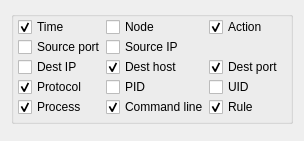
          <widget class="QWidget" name="page_4">
           <property name="geometry">
            <rect>
             <x>0</x>
             <y>0</y>
             <width>304</width>
             <height>141</height>
            </rect>
           </property>
           <attribute name="label">
            <string>Events tab columns</string>
           </attribute>
           <layout class="QFormLayout" name="formLayout_2">
            <item row="0" column="0" colspan="2">
             <widget class="QGroupBox" name="groupBox_2">
              <property name="sizePolicy">
               <sizepolicy hsizetype="Preferred" vsizetype="Preferred">
                <horstretch>0</horstretch>
                <verstretch>0</verstretch>
               </sizepolicy>
              </property>
              <property name="alignment">
               <set>Qt::AlignmentFlag::AlignCenter</set>
              </property>
              <layout class="QGridLayout" name="gridLayout_7">
               <property name="leftMargin">
                <number>4</number>
               </property>
               <property name="topMargin">
                <number>0</number>
               </property>
               <property name="rightMargin">
                <number>4</number>
               </property>
               <property name="bottomMargin">
                <number>4</number>
               </property>
               <property name="spacing">
                <number>0</number>
               </property>
               <item row="2" column="0">
                <widget class="QCheckBox" name="checkHideSrcPort">
                 <property name="text">
                  <string>Source port</string>
                 </property>
                </widget>
               </item>
               <item row="2" column="1">
                <widget class="QCheckBox" name="checkHideSrcIP">
                 <property name="text">
                  <string>Source IP</string>
                 </property>
                </widget>
               </item>
               <item row="0" column="1">
                <widget class="QCheckBox" name="checkHideNode">
                 <property name="sizePolicy">
                  <sizepolicy hsizetype="Minimum" vsizetype="Preferred">
                   <horstretch>0</horstretch>
                   <verstretch>0</verstretch>
                  </sizepolicy>
                 </property>
                 <property name="text">
                  <string>Node</string>
                 </property>
                 <property name="checked">
                  <bool>false</bool>
                 </property>
                </widget>
               </item>
               <item row="7" column="1">
                <widget class="QCheckBox" name="checkHideCmdline">
                 <property name="text">
                  <string>Command line</string>
                 </property>
                 <property name="checked">
                  <bool>true</bool>
                 </property>
                </widget>
               </item>
               <item row="0" column="2">
                <widget class="QCheckBox" name="checkHideAction">
                 <property name="sizePolicy">
                  <sizepolicy hsizetype="Minimum" vsizetype="Preferred">
                   <horstretch>0</horstretch>
                   <verstretch>0</verstretch>
                  </sizepolicy>
                 </property>
                 <property name="text">
                  <string>Action</string>
                 </property>
                 <property name="checked">
                  <bool>true</bool>
                 </property>
                </widget>
               </item>
               <item row="0" column="0">
                <widget class="QCheckBox" name="checkHideTime">
                 <property name="sizePolicy">
                  <sizepolicy hsizetype="Minimum" vsizetype="Preferred">
                   <horstretch>0</horstretch>
                   <verstretch>0</verstretch>
                  </sizepolicy>
                 </property>
                 <property name="text">
                  <string>Time</string>
                 </property>
                 <property name="checked">
                  <bool>true</bool>
                 </property>
                </widget>
               </item>
               <item row="5" column="0">
                <widget class="QCheckBox" name="checkHideProto">
                 <property name="sizePolicy">
                  <sizepolicy hsizetype="Minimum" vsizetype="Preferred">
                   <horstretch>0</horstretch>
                   <verstretch>0</verstretch>
                  </sizepolicy>
                 </property>
                 <property name="text">
                  <string>Protocol</string>
                 </property>
                 <property name="checked">
                  <bool>true</bool>
                 </property>
                </widget>
               </item>
               <item row="7" column="2">
                <widget class="QCheckBox" name="checkHideRule">
                 <property name="sizePolicy">
                  <sizepolicy hsizetype="Minimum" vsizetype="Preferred">
                   <horstretch>0</horstretch>
                   <verstretch>0</verstretch>
                  </sizepolicy>
                 </property>
                 <property name="text">
                  <string>Rule</string>
                 </property>
                 <property name="checked">
                  <bool>true</bool>
                 </property>
                </widget>
               </item>
               <item row="7" column="0">
                <widget class="QCheckBox" name="checkHideProc">
                 <property name="sizePolicy">
                  <sizepolicy hsizetype="Preferred" vsizetype="Preferred">
                   <horstretch>0</horstretch>
                   <verstretch>0</verstretch>
                  </sizepolicy>
                 </property>
                 <property name="text">
                  <string>Process</string>
                 </property>
                 <property name="checked">
                  <bool>true</bool>
                 </property>
                </widget>
               </item>
               <item row="5" column="1">
                <widget class="QCheckBox" name="checkHidePID">
                 <property name="text">
                  <string>PID</string>
                 </property>
                </widget>
               </item>
               <item row="4" column="2">
                <widget class="QCheckBox" name="checkHideDstPort">
                 <property name="text">
                  <string>Dest port</string>
                 </property>
                 <property name="checked">
                  <bool>true</bool>
                 </property>
                </widget>
               </item>
               <item row="4" column="1">
                <widget class="QCheckBox" name="checkHideDstHost">
                 <property name="sizePolicy">
                  <sizepolicy hsizetype="Minimum" vsizetype="Preferred">
                   <horstretch>0</horstretch>
                   <verstretch>0</verstretch>
                  </sizepolicy>
                 </property>
                 <property name="text">
                  <string>Dest host</string>
                 </property>
                 <property name="checked">
                  <bool>true</bool>
                 </property>
                </widget>
               </item>
               <item row="4" column="0">
                <widget class="QCheckBox" name="checkHideDstIP">
                 <property name="text">
                  <string>Dest IP</string>
                 </property>
                </widget>
               </item>
               <item row="5" column="2">
                <widget class="QCheckBox" name="checkHideUID">
                 <property name="text">
                  <string>UID</string>
                 </property>
                </widget>
               </item>
              </layout>
             </widget>
            </item>
           </layout>
          </widget>
